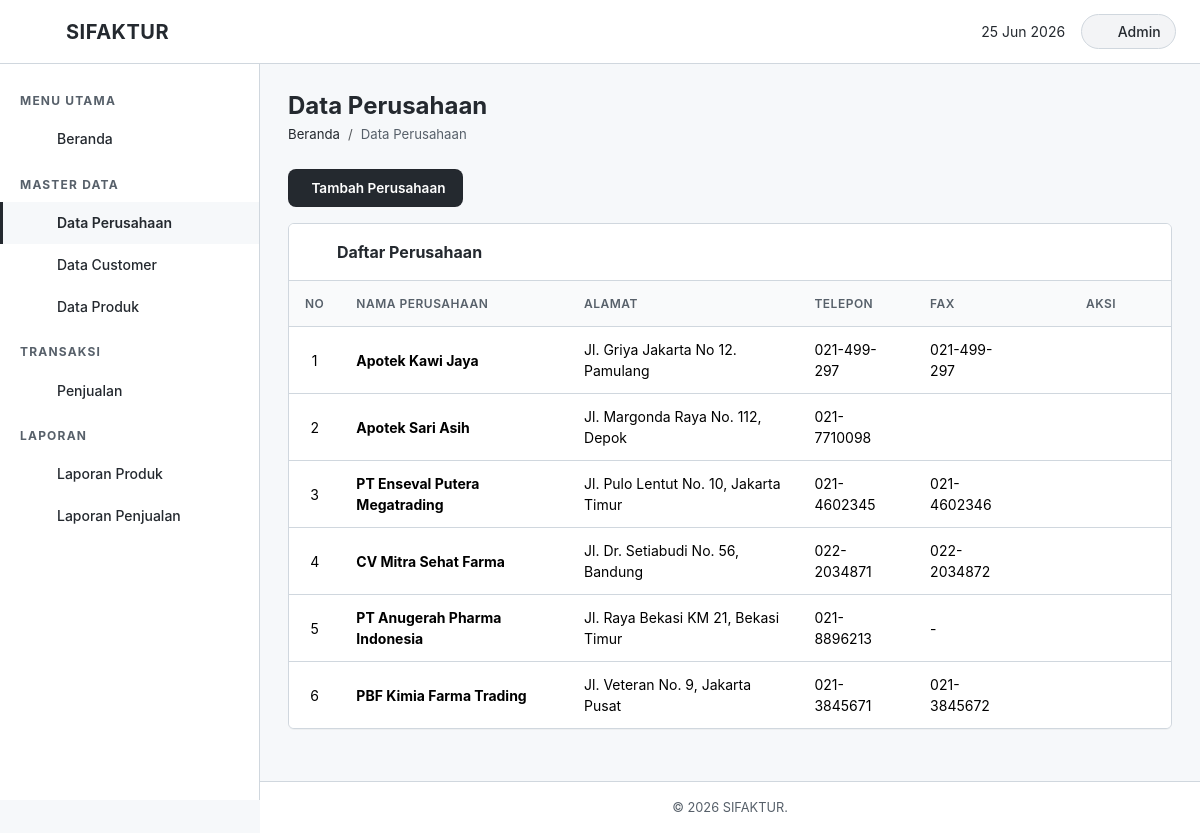
The page /perusahaan/index.php on the database its author committed.
### tables this page shows
CREATE TABLE `perusahaan` (
  `id_perusahaan` int(11) NOT NULL AUTO_INCREMENT,
  `nama_perusahaan` varchar(150) NOT NULL,
  `alamat` varchar(255) DEFAULT NULL,
  `telp` varchar(20) DEFAULT NULL,
  `fax` varchar(20) DEFAULT NULL,
  PRIMARY KEY (`id_perusahaan`)
);

### classes/Database.php (called while the page is built, shortened)
<?php
class Database {
    private $host = 'localhost';
    private $user = 'root';
    private $pass = '';
    private $dbname = 'faktur';
    private static $instance = null;
    private $conn;
    private function __construct() {
        try {
            $this->conn = new mysqli($this->host, $this->user, $this->pass, $this->dbname);
            $this->conn->set_charset("utf8mb4");
        } catch (Exception $e) {
            Logger::error("Koneksi database gagal", $e);
            die("<div style='padding:20px;background:#f8d7da;color:#842029;border-radius:8px;margin:20px;font-family:sans-serif;'>
                <strong>Terjadi Kesalahan Sistem!</strong><br>
                Gagal terhubung ke database. Silakan cek file logs/error.log untuk detail debugging.
            </div>");
        }
    }
    public static function getInstance() {
        if (self::$instance === null) {
            self::$instance = new Database();
        }
        return self::$instance;
    }
    public function getConnection() {
        return $this->conn;
    }
}

### classes/Perusahaan.php (called while the page is built, shortened)
<?php
require_once __DIR__ . '/Database.php';
class Perusahaan {
    private $conn;
    public function __construct() {
        $this->conn = Database::getInstance()->getConnection();
    }
    public function getAll() {
        try {
            $query = "SELECT * FROM perusahaan ORDER BY id_perusahaan DESC";
            $result = $this->conn->query($query);
            $data = [];
            while ($row = $result->fetch_assoc()) {
                $data[] = $row;
            }
            return $data;
        } catch (Exception $e) {
            Logger::error("Gagal mengambil data perusahaan", $e);
            return false;
        }
    }
}

### perusahaan/index.php (the view, shortened to what this page needs)
<?php
require_once dirname(__DIR__) . '/config/koneksi.php';
include dirname(__DIR__) . '/includes/header.php';
include dirname(__DIR__) . '/includes/sidebar.php';
require_once dirname(__DIR__) . '/classes/Perusahaan.php';
$perusahaanObj = new Perusahaan();
$data_perusahaan = $perusahaanObj->getAll();
?>
<div class="page-header">
    <h2></i> Data Perusahaan</h2>
    <nav aria-label="breadcrumb">
        <ol class="breadcrumb">
            <li class="breadcrumb-item"><a href="<?php echo $base_url; ?>/index.php">Beranda</a></li>
            <li class="breadcrumb-item active">Data Perusahaan</li>
        </ol>
    </nav>
</div>
<div class="mb-3">
    <a href="tambah.php" class="btn btn-primary-custom">
        <i class="bi bi-plus-circle"></i> Tambah Perusahaan
    </a>
</div>
<div class="content-card">
    <div class="card-header-custom">
        <i class="fa-solid fa-list-ul"></i> Daftar Perusahaan
    </div>
    <div class="card-body p-0">
        <div class="table-wrapper">
            <table class="table">
                <thead>
                    <tr>
                        <th style="width:50px;">No</th>
                        <th>Nama Perusahaan</th>
                        <th>Alamat</th>
                        <th>Telepon</th>
                        <th>Fax</th>
                        <th style="width:140px;" class="text-center">Aksi</th>
                    </tr>
                </thead>
                <tbody>
                    <?php if ($data_perusahaan && count($data_perusahaan) > 0): ?>
                        <?php $no = 1; foreach ($data_perusahaan as $row): ?>
                        <tr>
                            <td class="text-center"><?php echo $no++; ?></td>
                            <td><strong><?php echo htmlspecialchars($row['nama_perusahaan']); ?></strong></td>
                            <td><?php echo htmlspecialchars($row['alamat'] ?? '-'); ?></td>
                            <td><?php echo htmlspecialchars($row['telp'] ?? '-'); ?></td>
                            <td><?php echo htmlspecialchars($row['fax'] ?? '-'); ?></td>
                            <td>
                                <div class="btn-group-action justify-content-center">
                                    <a href="ubah.php?id=<?php echo $row['id_perusahaan']; ?>" class="text-warning fs-5 mx-1" title="Ubah">
                                        <i class="fa-solid fa-pen"></i>
                                    </a>
                                    <button type="button" class="btn btn-link text-danger p-0 fs-5 mx-1 border-0 text-decoration-none" title="Hapus"
                                        onclick="confirmDelete('hapus.php?id=<?php echo $row['id_perusahaan']; ?>', '<?php echo addslashes($row['nama_perusahaan']); ?>')">
                                        <i class="fa-solid fa-trash"></i>
                                    </button>
                                </div>
                            </td>
                        </tr>
                        <?php endforeach; ?>
                    <?php endif; ?>
                </tbody>
            </table>
        </div>
    </div>
</div>
<?php include dirname(__DIR__) . '/includes/footer.php'; ?>

### assets/css/style.css (style rules this page uses)
:root { --primary: #24292f; --primary-light: #57606a; --primary-dark: #000000; --accent: #24292f; --accent-light: #d0d7de; --success: #24292f; --warning: #24292f; --danger: #24292f; --info: #24292f; --bg-body: #f6f8fa; --bg-card: #ffffff; --bg-sidebar: #ffffff; --bg-header: #ffffff; --text-dark: #24292f; --text-muted: #57606a; --text-light: #ffffff; --border-color: #d0d7de; --shadow-sm: 0 1px 0 rgba(27,31,36,0.04); --shadow-md: 0 3px 6px rgba(140,148,157,0.14); --shadow-lg: 0 8px 24px rgba(140,148,157,0.14); --radius: 6px; --radius-lg: 6px; --transition: all 0.25s cubic-bezier(0.4, 0, 0.2, 1); --sidebar-width: 260px; --header-height: 64px; --font-family: 'Geist', -apple-system, BlinkMacSystemFont, 'Segoe UI', Helvetica, Arial, sans-serif, 'Apple Color Emoji', 'Segoe UI Emoji'; }
* { margin: 0; padding: 0; box-sizing: border-box; }
body { font-family: var(--font-family); background-color: var(--bg-body); color: var(--text-dark); min-height: 100vh; display: flex; flex-direction: column; overflow-x: hidden; }
a { text-decoration: none; color: inherit; transition: var(--transition); }
.page-header { margin-bottom: 1.5rem; }
.page-header h2 { font-size: 1.5rem; font-weight: 700; color: var(--primary); margin-bottom: 0.25rem; }
.page-header .breadcrumb { background: none; padding: 0; margin: 0; font-size: 0.825rem; }
.page-header .breadcrumb-item a { color: var(--primary); }
.page-header .breadcrumb-item.active { color: var(--text-muted); }
.content-card { background: var(--bg-card); border-radius: var(--radius-lg); box-shadow: var(--shadow-sm); border: 1px solid var(--border-color); margin-bottom: 1.5rem; overflow: hidden; }
.content-card .card-header-custom { background: var(--bg-card); color: var(--text-dark); border-bottom: 1px solid var(--border-color); padding: 1rem 1.25rem; font-weight: 700; font-size: 1rem; display: flex; align-items: center; gap: 0.5rem; }
.content-card .card-header-custom i { color: var(--primary); }
.content-card .card-body { padding: 1.25rem; }
.table-wrapper { overflow-x: auto; }
.table { margin-bottom: 0; }
.table thead th { background: #f9fafb; color: var(--text-muted); font-weight: 600; font-size: 0.75rem; text-transform: uppercase; letter-spacing: 0.5px; border-bottom: 1px solid var(--border-color); border-top: none; padding: 0.85rem 1rem; white-space: nowrap; vertical-align: middle; }
.table tbody td { font-size: 0.875rem; padding: 0.75rem 1rem; vertical-align: middle; border-bottom: 1px solid var(--border-color); }
.table tbody tr { transition: var(--transition); }
.table tbody tr:last-child td { border-bottom: none; }
.btn { font-size: 0.85rem; font-weight: 600; border-radius: 0.5rem; padding: 0.5rem 1rem; transition: var(--transition); display: inline-flex; align-items: center; gap: 0.4rem; }
.btn-primary-custom, .btn-success-custom { background: #24292f; color: #ffffff; border: 1px solid rgba(27, 31, 36, 0.15); }
.btn-group-action { display: flex; gap: 0.35rem; flex-wrap: nowrap; }

### rows shown on the page
perusahaan: nama_perusahaan "Apotek Kawi Jaya", alamat "Jl. Griya Jakarta No 12. Pamulang", telp "021-499-297", fax "021-499-297"
perusahaan: nama_perusahaan "Apotek Sari Asih", alamat "Jl. Margonda Raya No. 112, Depok", telp "021-7710098"
perusahaan: nama_perusahaan "PT Enseval Putera Megatrading", alamat "Jl. Pulo Lentut No. 10, Jakarta Timur", telp "021-4602345", fax "021-4602346"
perusahaan: nama_perusahaan "CV Mitra Sehat Farma", alamat "Jl. Dr. Setiabudi No. 56, Bandung", telp "022-2034871", fax "022-2034872"
perusahaan: nama_perusahaan "PT Anugerah Pharma Indonesia", alamat "Jl. Raya Bekasi KM 21, Bekasi Timur", telp "021-8896213", fax "-"
perusahaan: nama_perusahaan "PBF Kimia Farma Trading", alamat "Jl. Veteran No. 9, Jakarta Pusat", telp "021-3845671", fax "021-3845672"
